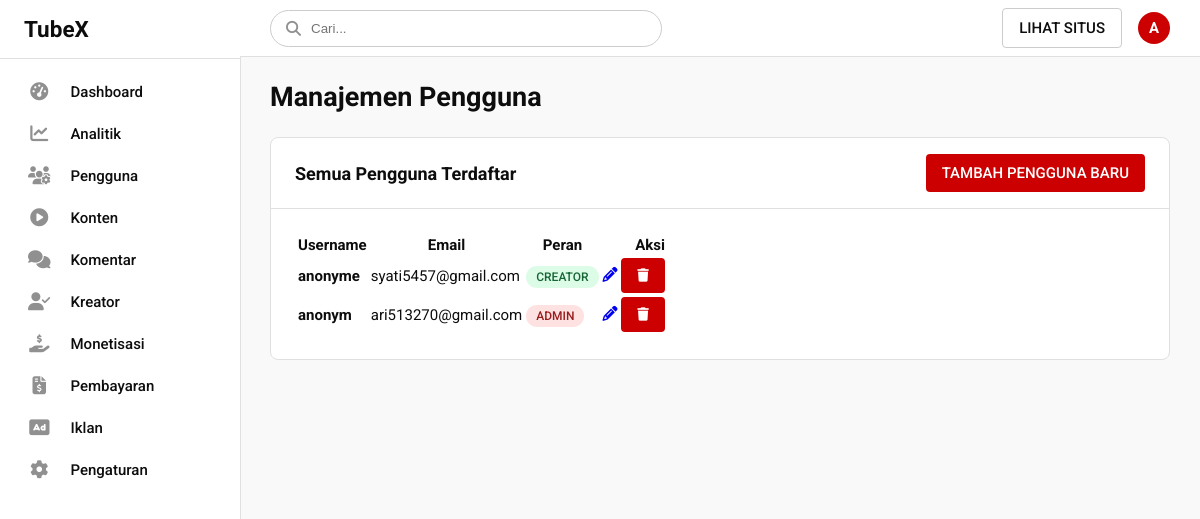
The page /admin/users.php (signed in) on the database its author committed.
### tables this page shows
CREATE TABLE `users` (
  `id` int(11) NOT NULL,
  `username` varchar(50) NOT NULL,
  `email` varchar(100) NOT NULL,
  `password` varchar(255) NOT NULL,
  `role` enum('user','creator','admin') NOT NULL DEFAULT 'user',
  `balance` decimal(20,10) NOT NULL DEFAULT 0.0000000000,
  `creator_earnings` decimal(20,10) NOT NULL DEFAULT 0.0000000000,
  `monetization_status` enum('not_applied','pending','approved','rejected') NOT NULL DEFAULT 'not_applied',
  `ad_zone_id` int(11) DEFAULT NULL,
  `revenue_share` tinyint(3) DEFAULT 55 COMMENT 'Persentase bagi hasil untuk kreator (e.g., 55 untuk 55%)',
  `created_at` timestamp NULL DEFAULT current_timestamp()
);

### admin/users.php (the view, shortened to what this page needs)
<?php
require_once '../includes/db_connect.php';
$users = $pdo->query(
    "SELECT id, username, email, role, balance, created_at
     FROM users
     ORDER BY created_at DESC"
)->fetchAll();
include '../includes/templates/header_admin.php';
?>
<h1>Manajemen Pengguna</h1>
<div class="admin-section">
    <div class="section-header">
        <h2>Semua Pengguna Terdaftar</h2>
        <a href="user_add_form.php" class="btn btn-primary">Tambah Pengguna Baru</a> </div>
    <div class="content">
        <table class="admin-table">
            <thead>
                <tr>
                    <th>Username</th>
                    <th>Email</th>
                    <th>Peran</th>
                    <th style="text-align: right;">Aksi</th>
                </tr>
            </thead>
            <tbody>
                <?php if (count($users) > 0): ?>
                    <?php foreach ($users as $user): ?>
                    <tr>
                        <td><strong><?= htmlspecialchars($user['username']) ?></strong></td>
                        <td><?= htmlspecialchars($user['email']) ?></td>
                        <td>
                            <span class="role-badge role-<?= htmlspecialchars($user['role']) ?>">
                                <?= ucfirst($user['role']) ?>
                            </span>
                        </td>
                        <td class="action-buttons" style="text-align: right;">
                            <a href="user_form.php?edit_id=<?= $user['id'] ?>" class="btn-edit"><i class="fas fa-pencil-alt"></i></a>
                            <form method="POST" onsubmit="return confirm('Anda yakin ingin menghapus pengguna ini? Semua data terkait akan hilang permanen.');" style="display:inline;">
                                <button type="submit" class="btn-delete" <?= ($user['id'] === $_SESSION['user_id']) ? 'disabled' : '' ?>><i class="fas fa-trash"></i></button>
                            </form>
                        </td>
                    </tr>
                    <?php endforeach; ?>
                <?php else: ?>
                    <tr>
                        <td colspan="4" style="text-align:center; padding: 20px;">Tidak ada pengguna yang terdaftar.</td>
                    </tr>
                <?php endif; ?>
            </tbody>
        </table>
    </div>
</div>
<?php
include '../includes/templates/footer_admin.php';
?>

### assets/css/style_admin.css (style rules this page uses)
:root { --bg-main: #f9f9f9; --bg-sidebar: #ffffff; --bg-topbar: #ffffff; --bg-card: #ffffff; --text-primary: #0d0d0d; --text-secondary: #606060; --border-color: #e0e0e0; --primary-color: #cc0000; --primary-hover: #990000; --sidebar-icon: #909090; --sidebar-active-bg: #f2f2f2; --shadow: 0 1px 4px rgba(0, 0, 0, 0.04); --success-color: #16a34a; --danger-color: #dc2626; }
body { background-color: var(--bg-main); color: var(--text-primary); font-family: 'Roboto', sans-serif; margin: 0; font-size: 15px; }
.admin-content-area h1 { font-size: 1.8em; margin: 0 0 24px 0; }
.admin-section { background-color: var(--bg-card); border: 1px solid var(--border-color); border-radius: 8px; margin-bottom: 24px; }
.admin-section .section-header { display: flex; justify-content: space-between; align-items: center; padding: 16px 24px; border-bottom: 1px solid var(--border-color); }
.admin-section .section-header h2 { font-size: 1.2em; margin: 0; }
.admin-section .content { padding: 24px; }
.btn, button, .button { text-transform: uppercase; font-weight: 500; border-radius: 4px; padding: 10px 16px; border: none; cursor: pointer; text-decoration: none; transition: background-color 0.2s; }
.btn-primary, button[type="submit"] { background-color: var(--primary-color); color: white; }

### admin/users.php (style rules this page uses)
.role-badge { font-size: 0.8em; padding: 4px 10px; border-radius: 20px; font-weight: 500; text-transform: uppercase; }
.role-badge.role-admin { background-color: #fee2e2; color: #991b1b; }
.role-badge.role-creator { background-color: #dcfce7; color: #166534; }

### rows shown on the page
users: username "anonyme", email "syati5457@gmail.com", role "CREATOR"
users: username "anonym", email "ari513270@gmail.com", role "ADMIN"

### other values the page prints
substr($_SESSION['username'], 0, 1) "A"
